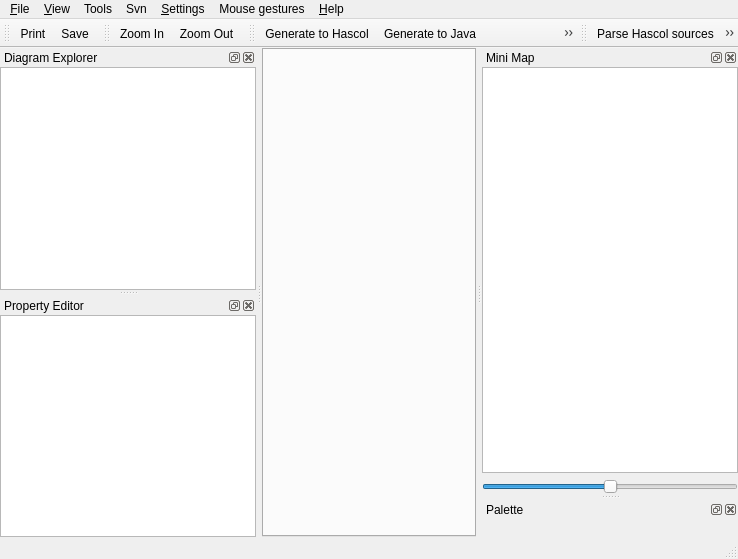
<?xml version="1.0" encoding="UTF-8"?>
<ui version="4.0">
 <class>MainWindowUi</class>
 <widget class="QMainWindow" name="MainWindowUi">
  <property name="geometry">
   <rect>
    <x>0</x>
    <y>0</y>
    <width>738</width>
    <height>559</height>
   </rect>
  </property>
  <property name="windowTitle">
   <string>QReal</string>
  </property>
  <property name="windowIcon">
   <iconset resource="../qrgui.qrc">
    <normaloff>:/icons/qreal.png</normaloff>:/icons/qreal.png</iconset>
  </property>
  <widget class="QWidget" name="centralwidget">
   <layout class="QGridLayout">
    <property name="margin">
     <number>0</number>
    </property>
    <property name="spacing">
     <number>0</number>
    </property>
    <item row="0" column="0">
     <widget class="QTabWidget" name="tabs"/>
    </item>
   </layout>
  </widget>
  <widget class="QMenuBar" name="menubar">
   <property name="geometry">
    <rect>
     <x>0</x>
     <y>0</y>
     <width>738</width>
     <height>23</height>
    </rect>
   </property>
   <widget class="QMenu" name="menu_File">
    <property name="title">
     <string>&amp;File</string>
    </property>
    <addaction name="actionOpen"/>
    <addaction name="actionSave"/>
    <addaction name="actionSave_as"/>
    <addaction name="actionPrint"/>
    <addaction name="actionMakeSvg"/>
    <addaction name="separator"/>
    <addaction name="actionQuit"/>
   </widget>
   <widget class="QMenu" name="menu_View">
    <property name="title">
     <string>&amp;View</string>
    </property>
    <addaction name="actionZoom_In"/>
    <addaction name="actionZoom_Out"/>
    <addaction name="separator"/>
    <addaction name="actionAntialiasing"/>
    <addaction name="actionOpenGL_Renderer"/>
    <addaction name="actionShowSplash"/>
   </widget>
   <widget class="QMenu" name="menuHelp">
    <property name="title">
     <string>&amp;Help</string>
    </property>
    <addaction name="actionHelp"/>
    <addaction name="separator"/>
    <addaction name="actionAbout"/>
    <addaction name="actionAboutQt"/>
   </widget>
   <widget class="QMenu" name="menuSettings">
    <property name="title">
     <string>&amp;Settings</string>
    </property>
    <addaction name="actionPreferences"/>
    <addaction name="actionPlugins"/>
    <addaction name="actionShow_grid"/>
    <addaction name="actionSwitch_on_grid"/>
    <addaction name="actionSwitch_on_alignment"/>
   </widget>
   <widget class="QMenu" name="menuMouse_gestures">
    <property name="title">
     <string>Mouse gestures</string>
    </property>
    <addaction name="actionShow"/>
   </widget>
   <widget class="QMenu" name="menuSvn">
    <property name="title">
     <string>Svn</string>
    </property>
    <addaction name="actionCommit"/>
    <addaction name="actionCheckout"/>
   </widget>
   <widget class="QMenu" name="menuTools">
    <property name="title">
     <string>Tools</string>
    </property>
    <addaction name="actionClear"/>
    <addaction name="actionExport_to_XMI"/>
    <addaction name="actionGenerate_to_Java"/>
    <addaction name="actionGenerate_to_Hascol"/>
    <addaction name="actionShape_Edit"/>
    <addaction name="separator"/>
    <addaction name="actionPatch_Save"/>
    <addaction name="actionParse_Editor_xml"/>
    <addaction name="actionGenerate_Editor"/>
    <addaction name="actionGenerate_Editor_qrmc"/>
    <addaction name="actionGenerate_Editor_from_xml"/>
   </widget>
   <addaction name="menu_File"/>
   <addaction name="menu_View"/>
   <addaction name="menuTools"/>
   <addaction name="menuSvn"/>
   <addaction name="menuSettings"/>
   <addaction name="menuMouse_gestures"/>
   <addaction name="menuHelp"/>
  </widget>
  <widget class="QStatusBar" name="statusbar"/>
  <widget class="QDockWidget" name="diagramDock">
   <property name="allowedAreas">
    <set>Qt::AllDockWidgetAreas</set>
   </property>
   <property name="windowTitle">
    <string>Diagram Explorer</string>
   </property>
   <attribute name="dockWidgetArea">
    <number>1</number>
   </attribute>
   <widget class="QWidget" name="dockWidgetContents_2">
    <layout class="QHBoxLayout">
     <property name="spacing">
      <number>6</number>
     </property>
     <property name="margin">
      <number>0</number>
     </property>
     <item>
      <widget class="QTreeView" name="diagramExplorer">
       <property name="contextMenuPolicy">
        <enum>Qt::ActionsContextMenu</enum>
       </property>
       <property name="acceptDrops">
        <bool>true</bool>
       </property>
       <property name="dragDropMode">
        <enum>QAbstractItemView::DragDrop</enum>
       </property>
      </widget>
     </item>
    </layout>
   </widget>
  </widget>
  <widget class="QToolBar" name="fileToolbar">
   <property name="windowTitle">
    <string>File Toolbar</string>
   </property>
   <property name="orientation">
    <enum>Qt::Horizontal</enum>
   </property>
   <attribute name="toolBarArea">
    <enum>TopToolBarArea</enum>
   </attribute>
   <attribute name="toolBarBreak">
    <bool>false</bool>
   </attribute>
   <addaction name="actionPrint"/>
   <addaction name="actionSave"/>
  </widget>
  <widget class="QDockWidget" name="minimapDock">
   <property name="windowTitle">
    <string>Mini Map</string>
   </property>
   <attribute name="dockWidgetArea">
    <number>2</number>
   </attribute>
   <widget class="QWidget" name="dockWidgetContents_4">
    <layout class="QVBoxLayout">
     <property name="spacing">
      <number>6</number>
     </property>
     <property name="margin">
      <number>0</number>
     </property>
     <item>
      <widget class="QGraphicsView" name="minimapView">
       <property name="dragMode">
        <enum>QGraphicsView::ScrollHandDrag</enum>
       </property>
      </widget>
     </item>
     <item>
      <widget class="QSlider" name="minimapZoomSlider">
       <property name="maximum">
        <number>50</number>
       </property>
       <property name="value">
        <number>25</number>
       </property>
       <property name="orientation">
        <enum>Qt::Horizontal</enum>
       </property>
      </widget>
     </item>
    </layout>
   </widget>
  </widget>
  <widget class="QDockWidget" name="paletteDock">
   <property name="windowTitle">
    <string>Palette</string>
   </property>
   <attribute name="dockWidgetArea">
    <number>2</number>
   </attribute>
   <widget class="QWidget" name="dockWidgetContents_5">
    <layout class="QHBoxLayout">
     <property name="spacing">
      <number>6</number>
     </property>
     <property name="margin">
      <number>0</number>
     </property>
     <item>
      <widget class="qReal::gui::PaletteToolbox" name="paletteToolbox"/>
     </item>
    </layout>
   </widget>
  </widget>
  <widget class="QToolBar" name="viewToolbar">
   <property name="windowTitle">
    <string>View Toolbar</string>
   </property>
   <attribute name="toolBarArea">
    <enum>TopToolBarArea</enum>
   </attribute>
   <attribute name="toolBarBreak">
    <bool>false</bool>
   </attribute>
   <addaction name="actionZoom_In"/>
   <addaction name="actionZoom_Out"/>
  </widget>
  <widget class="QDockWidget" name="propertyDock">
   <property name="windowTitle">
    <string>Property Editor</string>
   </property>
   <attribute name="dockWidgetArea">
    <number>1</number>
   </attribute>
   <widget class="QWidget" name="dockWidgetContents">
    <layout class="QVBoxLayout">
     <property name="spacing">
      <number>6</number>
     </property>
     <property name="margin">
      <number>0</number>
     </property>
     <item>
      <widget class="QTableView" name="propertyEditor">
       <property name="alternatingRowColors">
        <bool>true</bool>
       </property>
       <property name="showGrid">
        <bool>false</bool>
       </property>
      </widget>
     </item>
    </layout>
   </widget>
  </widget>
  <widget class="QToolBar" name="generatorsToolbar">
   <property name="windowTitle">
    <string>toolBar</string>
   </property>
   <attribute name="toolBarArea">
    <enum>TopToolBarArea</enum>
   </attribute>
   <attribute name="toolBarBreak">
    <bool>false</bool>
   </attribute>
   <addaction name="actionGenerate_to_Hascol"/>
   <addaction name="actionGenerate_to_Java"/>
   <addaction name="actionExport_to_XMI"/>
   <addaction name="actionShape_Edit"/>
  </widget>
  <widget class="QToolBar" name="parsersToolbar">
   <property name="windowTitle">
    <string>toolBar</string>
   </property>
   <attribute name="toolBarArea">
    <enum>TopToolBarArea</enum>
   </attribute>
   <attribute name="toolBarBreak">
    <bool>false</bool>
   </attribute>
   <addaction name="actionParse_Hascol_sources"/>
   <addaction name="actionParse_Java_Libraries"/>
  </widget>
  <action name="actionQuit">
   <property name="text">
    <string>&amp;Quit</string>
   </property>
  </action>
  <action name="actionConnect">
   <property name="icon">
    <iconset>
     <normaloff>:/icons/database_connected.png</normaloff>:/icons/database_connected.png</iconset>
   </property>
   <property name="text">
    <string>&amp;Connect</string>
   </property>
  </action>
  <action name="actionZoom_In">
   <property name="icon">
    <iconset resource="../qrgui.qrc">
     <normaloff>:/icons/zoomin.png</normaloff>:/icons/zoomin.png</iconset>
   </property>
   <property name="text">
    <string>Zoom In</string>
   </property>
  </action>
  <action name="actionZoom_Out">
   <property name="icon">
    <iconset resource="../qrgui.qrc">
     <normaloff>:/icons/zoomout.png</normaloff>:/icons/zoomout.png</iconset>
   </property>
   <property name="text">
    <string>Zoom Out</string>
   </property>
  </action>
  <action name="actionAntialiasing">
   <property name="checkable">
    <bool>true</bool>
   </property>
   <property name="checked">
    <bool>true</bool>
   </property>
   <property name="text">
    <string>Antialiasing</string>
   </property>
  </action>
  <action name="actionOpenGL_Renderer">
   <property name="checkable">
    <bool>true</bool>
   </property>
   <property name="text">
    <string>OpenGL Renderer</string>
   </property>
  </action>
  <action name="actionPrint">
   <property name="icon">
    <iconset resource="../qrgui.qrc">
     <normaloff>:/icons/print.png</normaloff>:/icons/print.png</iconset>
   </property>
   <property name="text">
    <string>Print</string>
   </property>
  </action>
  <action name="actionMakeSvg">
   <property name="text">
    <string>Export to SVG</string>
   </property>
  </action>
  <action name="actionDisconnect">
   <property name="icon">
    <iconset>
     <normaloff>:/icons/database_disconnect.png</normaloff>:/icons/database_disconnect.png</iconset>
   </property>
   <property name="text">
    <string>&amp;Disconnect</string>
   </property>
  </action>
  <action name="actionBeginTransaction">
   <property name="enabled">
    <bool>false</bool>
   </property>
   <property name="icon">
    <iconset>
     <normaloff>:/icons/database_connect.png</normaloff>:/icons/database_connect.png</iconset>
   </property>
   <property name="text">
    <string>Begin Transaction</string>
   </property>
  </action>
  <action name="actionCommitTransaction">
   <property name="enabled">
    <bool>false</bool>
   </property>
   <property name="icon">
    <iconset>
     <normaloff>:/icons/database_commit.png</normaloff>:/icons/database_commit.png</iconset>
   </property>
   <property name="text">
    <string>Commit Transaction</string>
   </property>
  </action>
  <action name="actionRollbackTransaction">
   <property name="enabled">
    <bool>false</bool>
   </property>
   <property name="icon">
    <iconset>
     <normaloff>:/icons/database_revert.png</normaloff>:/icons/database_revert.png</iconset>
   </property>
   <property name="text">
    <string>Rollback Transaction</string>
   </property>
  </action>
  <action name="actionDeleteFromDiagram">
   <property name="text">
    <string>Delete</string>
   </property>
   <property name="shortcut">
    <string>Del</string>
   </property>
   <property name="shortcutContext">
    <enum>Qt::WidgetShortcut</enum>
   </property>
  </action>
  <action name="openNewTab">
   <property name="text">
    <string>Open in new tab</string>
   </property>
  </action>
  <action name="actionHelp">
   <property name="text">
    <string>Small Help</string>
   </property>
  </action>
  <action name="actionAbout">
   <property name="text">
    <string>About...</string>
   </property>
  </action>
  <action name="actionAboutQt">
   <property name="text">
    <string>About Qt...</string>
   </property>
  </action>
  <action name="actionPlugins">
   <property name="checkable">
    <bool>true</bool>
   </property>
   <property name="text">
    <string>Plugins...</string>
   </property>
  </action>
  <action name="actionShowSplash">
   <property name="checkable">
    <bool>true</bool>
   </property>
   <property name="checked">
    <bool>true</bool>
   </property>
   <property name="text">
    <string>Show splashscreen</string>
   </property>
  </action>
  <action name="actionClear">
   <property name="icon">
    <iconset resource="../qrgui.qrc">
     <normaloff>:/icons/clear.png</normaloff>:/icons/clear.png</iconset>
   </property>
   <property name="text">
    <string>Exterminatus</string>
   </property>
  </action>
  <action name="actionExport_to_XMI">
   <property name="text">
    <string>Export to XMI</string>
   </property>
  </action>
  <action name="actionGenerate_to_Java">
   <property name="text">
    <string>Generate to Java</string>
   </property>
  </action>
  <action name="actionSave">
   <property name="text">
    <string>Save</string>
   </property>
  </action>
  <action name="actionGenerate_editor">
   <property name="text">
    <string>Generate editor</string>
   </property>
  </action>
  <action name="actionGenerate_to_Hascol">
   <property name="text">
    <string>Generate to Hascol</string>
   </property>
  </action>
  <action name="actionSave_as">
   <property name="text">
    <string>Save as...</string>
   </property>
  </action>
  <action name="actionOpen">
   <property name="text">
    <string>Open...</string>
   </property>
  </action>
  <action name="actionParse_Hascol_sources">
   <property name="text">
    <string>Parse Hascol sources</string>
   </property>
   <property name="toolTip">
    <string>Build diagrams from existing Hascol sources</string>
   </property>
  </action>
  <action name="actionParse_Java_Libraries">
   <property name="text">
    <string>Parse Java Libraries</string>
   </property>
   <property name="toolTip">
    <string>Parse Java Libraries</string>
   </property>
  </action>
  <action name="actionShow_grid">
   <property name="checkable">
    <bool>true</bool>
   </property>
   <property name="checked">
    <bool>true</bool>
   </property>
   <property name="text">
    <string>Show grid</string>
   </property>
  </action>
  <action name="actionShape_Edit">
   <property name="text">
    <string>Shape Editor</string>
   </property>
  </action>
  <action name="actionGenerate_Editor">
   <property name="text">
    <string>Generate Editor</string>
   </property>
  </action>
  <action name="actionParse_Editor_xml">
   <property name="text">
    <string>Parse Editor xml</string>
   </property>
  </action>
  <action name="actionSwitch_on_grid">
   <property name="checkable">
    <bool>true</bool>
   </property>
   <property name="text">
    <string>Switch on grid</string>
   </property>
  </action>
  <action name="actionCommit">
   <property name="text">
    <string>Commit</string>
   </property>
  </action>
  <action name="actionShow">
   <property name="text">
    <string>Show</string>
   </property>
  </action>
  <action name="actionPreferences">
   <property name="text">
    <string>Preferences...</string>
   </property>
  </action>
  <action name="actionCheckout">
   <property name="text">
    <string>Checkout...</string>
   </property>
  </action>
  <action name="actionGenerate_Editor_qrmc">
   <property name="text">
    <string>Generate Editor (qrmc)</string>
   </property>
  </action>
  <action name="actionSwitch_on_alignment">
   <property name="checkable">
    <bool>true</bool>
   </property>
   <property name="checked">
    <bool>true</bool>
   </property>
   <property name="text">
    <string>Switch on alignment</string>
   </property>
  </action>
  <action name="actionPatch_Save">
   <property name="text">
    <string>Patch Save</string>
   </property>
  </action>
  <action name="actionGenerate_Editor_from_xml">
   <property name="text">
    <string>Generate Editor (from xml)</string>
   </property>
  </action>
 </widget>
 <layoutdefault spacing="0" margin="0"/>
 <customwidgets>
  <customwidget>
   <class>qReal::gui::PaletteToolbox</class>
   <extends>QToolBox</extends>
   <header>paletteToolbox.h</header>
   <container>1</container>
  </customwidget>
 </customwidgets>
 <resources>
  <include location="../qrgui.qrc"/>
 </resources>
 <connections/>
</ui>
